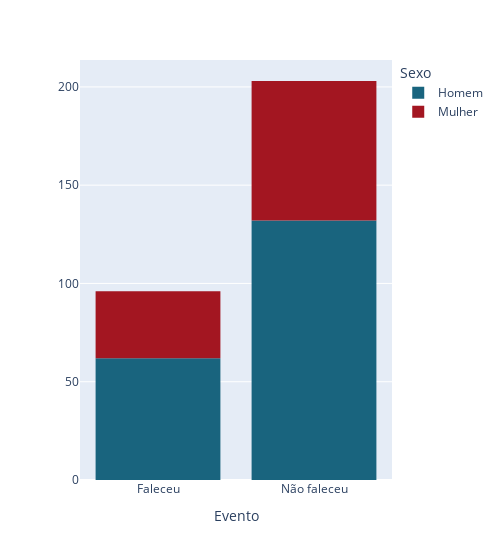

The code cell stored with this chart in its notebook:
### Markdown cell above
Aqui podemos ver que apenas 32% dos homens e 32,4% das mulheres da base de dados faleceram durante o acompanhamento

### Code cell
fig = px.histogram(tmp, x='DEATH_EVENT', width=500, 
             color_discrete_sequence=['#19647E', '#A31621'], color='sex', labels={"sex": "Sexo"})
fig.update_xaxes(title_text='Evento')
fig.update_yaxes(title_text='')
fig.update_layout(bargap=0.2)
fig.show()

### Figure 1 — Plotly figure (JSON) as saved in the notebook; plotly's stock layout.template omitted (floating-point values rounded to 4 significant figures; data arrays with more than 128 entries replaced by an {"elided": "..."} marker saying what was removed)
{"data": [{"alignmentgroup": "True", "bingroup": "x", "hovertemplate": "Sexo=Homem<br>DEATH_EVENT=%{x}<br>count=%{y}<extra></extra>", "legendgroup": "Homem", "marker": {"color": "#19647E", "pattern": {"shape": ""}}, "name": "Homem", "offsetgroup": "Homem", "orientation": "v", "showlegend": true, "type": "histogram", "x": {"elided": "194 str values"}, "xaxis": "x", "yaxis": "y"}, {"alignmentgroup": "True", "bingroup": "x", "hovertemplate": "Sexo=Mulher<br>DEATH_EVENT=%{x}<br>count=%{y}<extra></extra>", "legendgroup": "Mulher", "marker": {"color": "#A31621", "pattern": {"shape": ""}}, "name": "Mulher", "offsetgroup": "Mulher", "orientation": "v", "showlegend": true, "type": "histogram", "x": ["Faleceu", "Faleceu", "Não faleceu", "Faleceu", "Faleceu", "Não faleceu", "Faleceu", "Faleceu", "Faleceu", "Faleceu", "Não faleceu", "Faleceu", "Faleceu", "Faleceu", "Faleceu", "Faleceu", "Faleceu", "Faleceu", "Faleceu", "Faleceu", "Faleceu", "Não faleceu", "Faleceu", "Faleceu", "Não faleceu", "Não faleceu", "Não faleceu", "Faleceu", "Faleceu", "Não faleceu", "Não faleceu", "Não faleceu", "Não faleceu", "Não faleceu", "Não faleceu", "Faleceu", "Faleceu", "Não faleceu", "Não faleceu", "Não faleceu", "Não faleceu", "Faleceu", "Não faleceu", "Não faleceu", "Não faleceu", "Não faleceu", "Faleceu", "Não faleceu", "Não faleceu", "Não faleceu", "Não faleceu", "Não faleceu", "Não faleceu", "Não faleceu", "Faleceu", "Não faleceu", "Não faleceu", "Faleceu", "Faleceu", "Não faleceu", "Não faleceu", "Não faleceu", "Faleceu", "Faleceu", "Não faleceu", "Não faleceu", "Não faleceu", "Não faleceu", "Não faleceu", "Não faleceu", "Não faleceu", "Não faleceu", "Não faleceu", "Não faleceu", "Faleceu", "Não faleceu", "Faleceu", "Não faleceu", "Não faleceu", "Não faleceu", "Não faleceu", "Faleceu", "Não faleceu", "Não faleceu", "Não faleceu", "Não faleceu", "Não faleceu", "Não faleceu", "Não faleceu", "Não faleceu", "Não faleceu", "Não faleceu", "Não faleceu", "Não faleceu", "Não faleceu", "Não faleceu", "Não faleceu", "Não faleceu", "Não faleceu", "Não faleceu", "Não faleceu", "Não faleceu", "Não faleceu", "Não faleceu", "Não faleceu"], "xaxis": "x", "yaxis": "y"}], "layout": {"bargap": 0.2, "barmode": "relative", "legend": {"title": {"text": "Sexo"}, "tracegroupgap": 0}, "margin": {"t": 60}, "width": 500, "xaxis": {"anchor": "y", "domain": [0, 1], "title": {"text": "Evento"}}, "yaxis": {"anchor": "x", "domain": [0, 1], "title": {"text": ""}}}}
